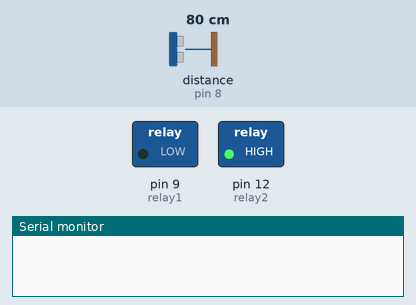
A sketch run on a simulated Arduino Uno, built with avr-gcc and run on an emulated ATmega328P. On the bench: switched loads named in the sketch (green lamp = pin HIGH), the last lines printed to the serial monitor. Wiring (inferred from the names in the program): ultrasonic range finder: trigger pin 7; echo pin 8. Inputs (shaded band) come from the test bench; at power-on: distance to the obstacle (sensor on pin 8) 80 cm. The echo pulse lasts 58.3 µs per cm; EEPROM starts erased; pins used as bus, display or sensor lines are not drawn.

Above: at 4.8 s.
4.9 s: distance to the obstacle (sensor on pin 8) set to 34 cm
8.9 s: distance to the obstacle (sensor on pin 8) set to 29 cm
At 11.4 s:
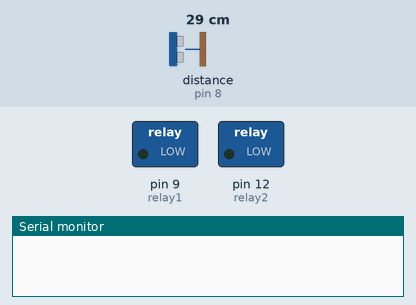
16.5 s: distance to the obstacle (sensor on pin 8) set to 35 cm
At 19.7 s:
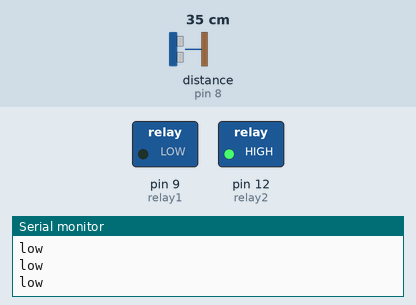
20.5 s: distance to the obstacle (sensor on pin 8) set to 2 cm
At 23.2 s:
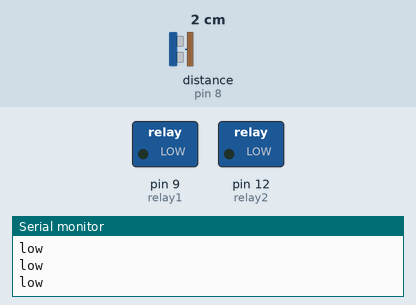
Timing chart, 0 to 24.7 s (numbered marks = the images above; inputs shaded):
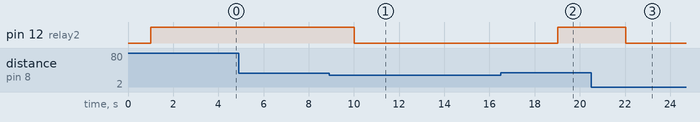

The sketch:

WaterLevel_ultrasonic.ino
```cpp
#include<EEPROM.h>
#define trigPin  7
#define echoPin 8
const int ultrasonic= 7; //only Read
long duration;
int distance_cm,distance_inch;
int relay1 = 9;
int relay2 = 12;
int st=-1;
void setup() {
  Serial.begin(9600);

  pinMode(trigPin,OUTPUT);
  pinMode(echoPin,INPUT);
  pinMode(relay1,OUTPUT);
  pinMode(relay2,OUTPUT);
 }
void loop() {
  st = EEPROM.read(10);
   //Serial.print(st);
   delay(1000);
  digitalWrite(trigPin,LOW);
   delayMicroseconds(2);
   //trigPin HIGH for 10 u sec
   digitalWrite(trigPin,HIGH);
   delayMicroseconds(10);
   digitalWrite(trigPin,LOW);

   duration=pulseIn(echoPin,HIGH);//reads echoPin
   distance_cm=duration*0.034/2; //calculate distance
   distance_inch=duration*0.0133/2;


  if (((distance_cm)<=30)&&((distance_cm)>=0))
  {
    st=1;
    EEPROM.write(10,1);
    digitalWrite(relay2,LOW);
    delay(2000);
}
 else if((distance_cm)>=30)
 {
  digitalWrite(relay2,HIGH);
    delay(2000);
 }
  else if((distance_cm)>=70)
  {
    st=0;
    EEPROM.write(10,0);
  }
   if(st==1)
  {
    digitalWrite(relay1,LOW);
    Serial.println("low");
  }
  else if(st==0)
  {
    digitalWrite(relay1,HIGH);
    Serial.println("high");
  }
}
```

Measured:
- the behaviour switches between 32 and 31 cm on distance to the obstacle (sensor on pin 8) (found by bisection; images 0 and 1)
- after the input at 4.9 s, every drawn part: stays the same
- after the input at 8.9 s, pin 12 (relay2): HIGH → LOW after 1.1 s
- after the input at 16.5 s, pin 12 (relay2): LOW → HIGH after 2.5 s
- after the input at 20.5 s, pin 12 (relay2): HIGH → LOW after 1.5 s
